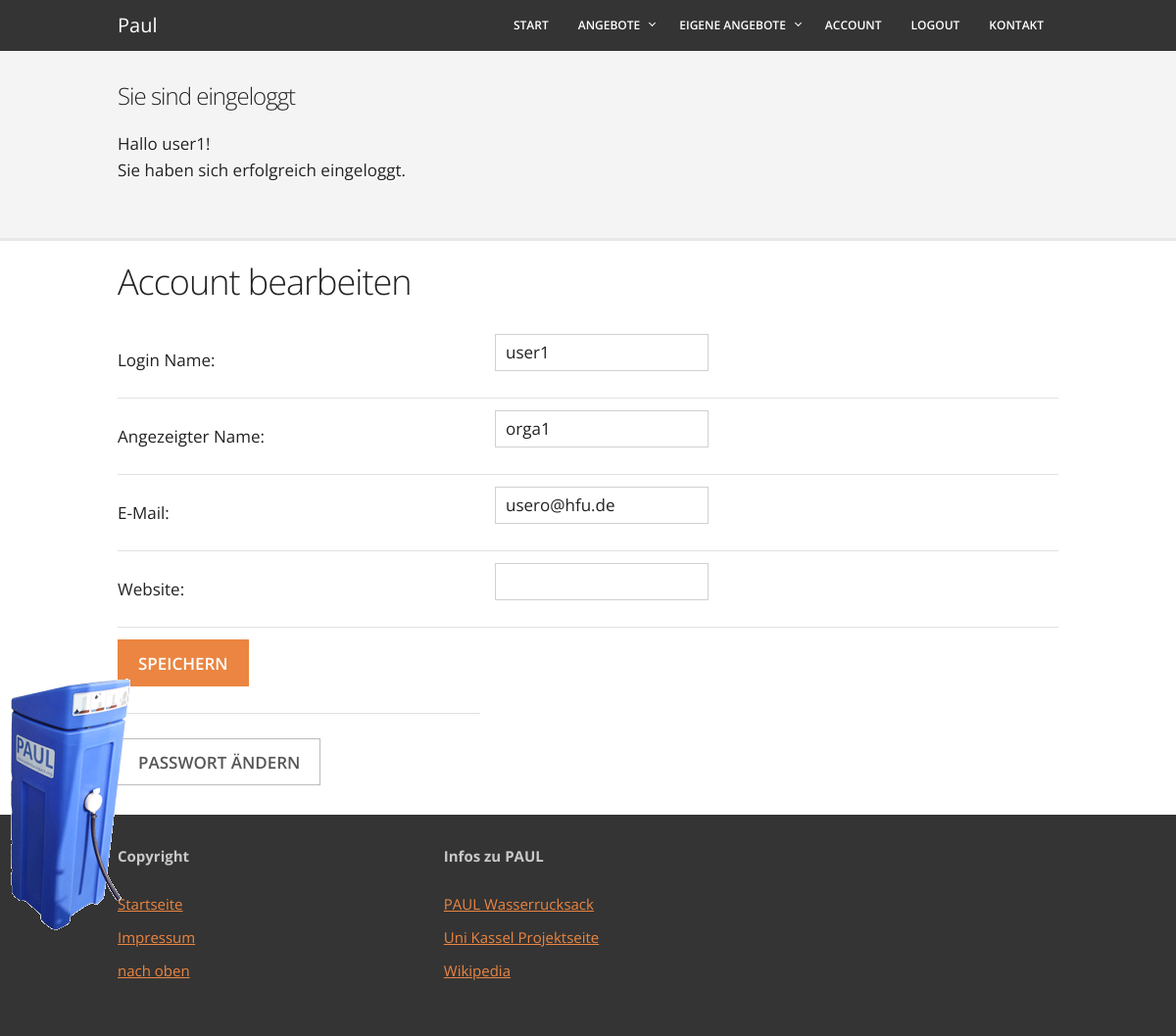
Page /account/edit-account.php (signed in) on the earlier database version.
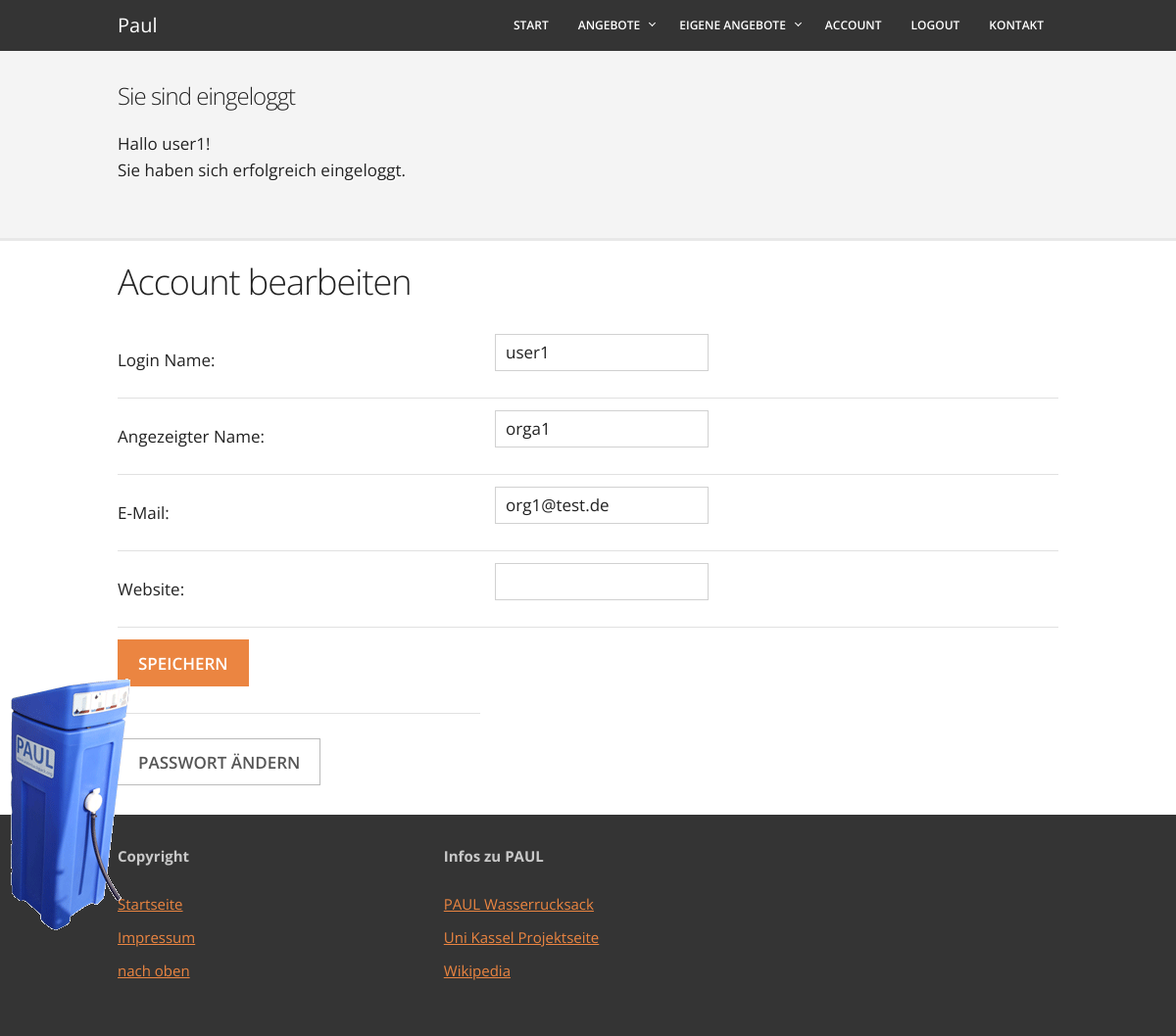
Same page on the later database version.
### tables this page shows
CREATE TABLE `accounts` (
  `ID` int(11) NOT NULL,
  `username` char(20) NOT NULL,
  `passwort` varchar(300) NOT NULL,
  `email` char(50) NOT NULL,
  `name` char(20) DEFAULT NULL,
  `website` char(100) DEFAULT NULL,
  `activation` char(50) DEFAULT NULL,
  `active` tinyint(1) NOT NULL,
  `admin` tinyint(1) NOT NULL DEFAULT '0'
);

### account/edit-account.php (the view, shortened to what this page needs)
<?php
$root = $_SERVER['DOCUMENT_ROOT'];
include($root . "/helping_supplies/template/head.php");
$usernameErr = $nameErr = $eMailErr = $websiteErr = "";
require_once ($root . "/helping_supplies/includes/dbConnect.php");
$sql = "SELECT * FROM accounts WHERE ID = '" . $_SESSION['accountsId'] . "'";
$db_erg = mysqli_query($db_link, $sql);
while ($zeile = mysqli_fetch_array($db_erg, MYSQL_ASSOC)) {
    $username = $zeile['username'];
    $eMail = $zeile['email'];
    $name = $zeile['name'];
    $website = $zeile['website'];
}
include($root . "/helping_supplies/template/header.php");
?>
<div class="container">
    <h1>Account bearbeiten</h1>
    <form action="" method="post">
        <table class="u-full-width">
            <tr><td>Login Name:</td><td><input maxlength="50" name="lName" value="<?php echo $username; ?>" type="text" required="required"></td><td><font color="red"><b><?php echo $usernameErr; ?></b></font></td></tr>
            <tr><td>Angezeigter Name:</td><td><input maxlength="255" name="name" value="<?php echo $name; ?>" type="text" required="required"></td><td><font color="red"><b><?php echo $nameErr; ?></b></font></td></tr>
            <tr><td>E-Mail:</td><td><input maxlength="50" name="eMail" value="<?php echo $eMail; ?>" type="email" required="required"></td><td><font color="red"><b><?php echo $eMailErr; ?></b></font></td></tr>
            <tr><td>Website:</td><td><input maxlength="100" name="website" value="<?php echo $website; ?>" type="text"></td><td><font color="red"><b><?php echo $websiteErr; ?></b></font></td></tr>
            <tr><td><input name="Send" type="submit" value="Speichern" class="button-primary"></td>
        </table>
    </form>
    <a href="/helping_supplies/account/edit-password.php"><button class="button">Passwort ändern</button></a>
</div>
<?php
include($root . "/helping_supplies/template/footer.php");
?>

Differences in the rows shown:
changed accounts "user1": eMail "usero@hfu.de" → "org1@test.de"
